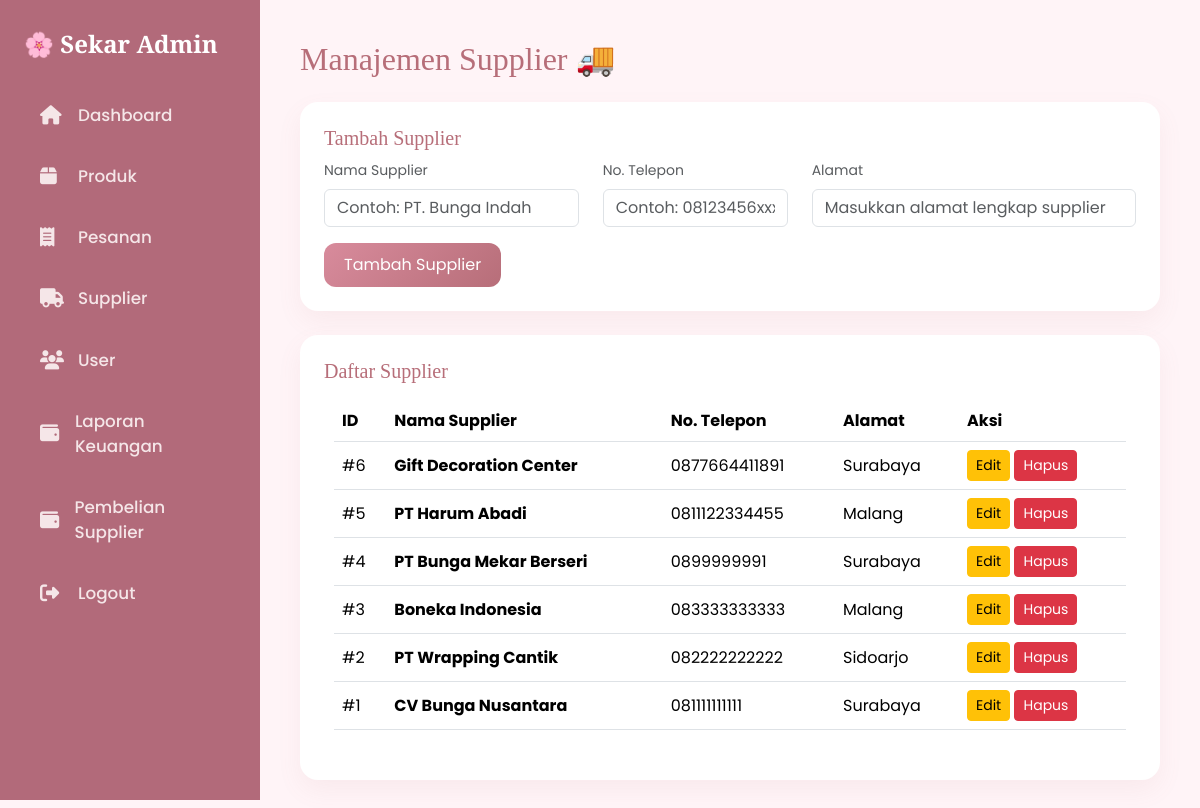
The app's page /supplier_admin.php (signed in) with its own data.
### tables this page shows
CREATE TABLE `supplier` (
  `id_supplier` int(11) NOT NULL,
  `nama_supplier` varchar(100) NOT NULL,
  `alamat` text DEFAULT NULL,
  `telepon` varchar(20) DEFAULT NULL,
  `email` varchar(100) DEFAULT NULL
);

### supplier_admin.php (the view, shortened to what this page needs)
<?php
include 'koneksi.php';
$data = $koneksi->query("SELECT * FROM supplier ORDER BY id_supplier DESC");
$edit = null;
?>
<!DOCTYPE html>
<html lang="id">
<head>
    <link rel="stylesheet" href="https://cdn.jsdelivr.net/npm/bootstrap@5.3.2/dist/css/bootstrap.min.css">
    <link rel="stylesheet" href="https://cdnjs.cloudflare.com/ajax/libs/font-awesome/6.4.2/css/all.min.css">
</head>
<body>
<?php include 'sidebar.php'; ?>
<div class="main">
    <h2 class="mb-4">Manajemen Supplier 🚚</h2>
    <div class="card card-box p-4 mb-4">
        <form method="post">
            <?php if ($edit): ?>
                <input type="hidden" name="id" value="<?= htmlspecialchars($edit['id_supplier']) ?>">
                <h5>Edit Supplier</h5>
            <?php else: ?>
                <h5>Tambah Supplier</h5>
            <?php endif; ?>
            <div class="row">
                <div class="col-md-4">
                    <label class="form-label small text-muted">Nama Supplier</label>
                    <input type="text" name="nama_supplier" class="form-control mb-2"
                           placeholder="Contoh: PT. Bunga Indah"
                           value="<?= isset($edit['nama_supplier']) ? htmlspecialchars($edit['nama_supplier']) : '' ?>" required>
                </div>
                <div class="col-md-3">
                    <label class="form-label small text-muted">No. Telepon</label>
                    <input type="text" name="telepon" class="form-control mb-2"
                           placeholder="Contoh: 08123456xxx"
                           value="<?= isset($edit['telepon']) ? htmlspecialchars($edit['telepon']) : '' ?>" required>
                </div>
                <div class="col-md-5">
                    <label class="form-label small text-muted">Alamat</label>
                    <input type="text" name="alamat" class="form-control mb-2"
                           placeholder="Masukkan alamat lengkap supplier"
                           value="<?= isset($edit['alamat']) ? htmlspecialchars($edit['alamat']) : '' ?>" required>
                </div>
            </div>
            <div class="mt-2">
                <button type="submit"
                        name="<?= $edit ? 'update' : 'tambah' ?>"
                        class="btn btn-main">
                    <?= $edit ? 'Update' : 'Tambah' ?> Supplier
                </button>
            </div>
        </form>
    </div>
    <div class="card card-box p-4">
        <h5>Daftar Supplier</h5>
        <div class="table-responsive">
            <table class="table table-hover align-middle">
                <thead>
                    <tr>
                        <th>ID</th>
                        <th>Nama Supplier</th>
                        <th>No. Telepon</th>
                        <th>Alamat</th>
                        <th>Aksi</th>
                    </tr>
                </thead>
                <tbody>
                    <?php
                    if ($data && $data->num_rows > 0):
                        while ($row = $data->fetch_assoc()) {
                    ?>
                    <tr>
                        <td>#<?= htmlspecialchars($row['id_supplier']) ?></td>
                        <td><b><?= htmlspecialchars($row['nama_supplier']) ?></b></td>
                        <td><?= htmlspecialchars($row['telepon']) ?></td>
                        <td><?= htmlspecialchars($row['alamat']) ?></td>
                        <td>
                            <a href="?edit=<?= $row['id_supplier'] ?>" class="btn btn-sm btn-warning">Edit</a>
                            <a href="?delete=<?= $row['id_supplier'] ?>" class="btn btn-sm btn-danger"
                               onclick="return confirm('Hapus data supplier ini?')">
                               Hapus
                            </a>
                        </td>
                    </tr>
                    <?php
                        }
                    else:
                    ?>
                    <tr>
                        <td colspan="5" class="text-center text-muted py-3">Belum ada data supplier.</td>
                    </tr>
                    <?php endif; ?>
                </tbody>
            </table>
        </div>
    </div>
</div>
</body>
</html>

### supplier_admin.php (style rules this page uses)
body { font-family: 'Poppins', sans-serif; background: #fff4f7; margin: 0; padding: 0; }
h2, h3, h4, h5 { font-family: 'Playfair Display', serif; color: #b76e79; }
.main { margin-left: 260px; padding: 40px; }
.card-box { border: none; border-radius: 18px; box-shadow: 0 10px 25px rgba(183,110,121,0.08); }
.btn-main { background: linear-gradient(135deg, #d88b9c, #b76e79); color: white; border: none; border-radius: 12px; padding: 10px 20px; }
.table-responsive { background: white; border-radius: 12px; padding: 10px; }

### records on screen
supplier: id_supplier "6", nama_supplier "Gift Decoration Center", telepon "0877664411891", alamat "Surabaya"
supplier: id_supplier "5", nama_supplier "PT Harum Abadi", telepon "0811122334455", alamat "Malang"
supplier: id_supplier "4", nama_supplier "PT Bunga Mekar Berseri", telepon "0899999991", alamat "Surabaya"
supplier: id_supplier "3", nama_supplier "Boneka Indonesia", telepon "083333333333", alamat "Malang"
supplier: id_supplier "2", nama_supplier "PT Wrapping Cantik", telepon "082222222222", alamat "Sidoarjo"
supplier: id_supplier "1", nama_supplier "CV Bunga Nusantara", telepon "081111111111", alamat "Surabaya"
